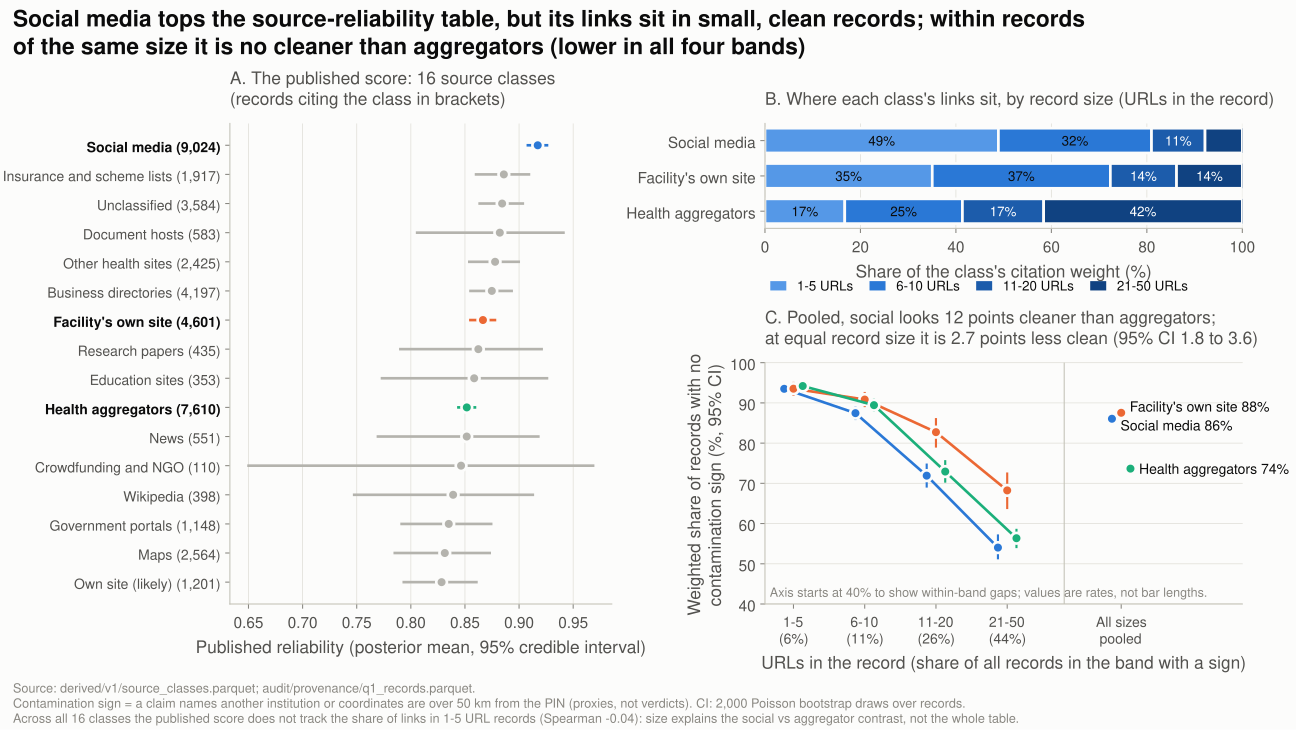

The Python source for this figure:
# Story 2: source reliability by class, and the record-size confound behind "social media is most reliable".
from _common import *  # noqa: F401,F403  # NOTEBOOK-SKIP
from scipy.stats import beta as beta_dist

# Panel A: the published class reliability. Pooled Beta(1 + effective true, 1 + effective false), as in
# derived/v1/README.md; we redraw the interval at 95% from the same Beta.
sc = load("source_classes").set_index("source_class")
a, b = 1 + sc.effective_true, 1 + sc.effective_false
sc["rel"] = a / (a + b)
sc["lo95"], sc["hi95"] = beta_dist.ppf(0.025, a, b), beta_dist.ppf(0.975, a, b)
assert np.allclose(sc.rel, sc.reliability, atol=1e-6), "class reliability no longer matches the published Beta"
sc = sc.sort_values("rel")

# Panels B and C: a record "has a contamination sign" when a claim sentence names another institution (p3c)
# or its coordinates sit more than 50 km from its PIN (p4); audit/provenance/q1_sources.py. Each record counts
# toward a class in proportion to that class's share of its URLs (a record with 4 URLs, 2 on Facebook,
# counts half toward social), the same per-record normalisation the reliability fit uses, without its
# hand-set kind and class multipliers.
R = load("q1_records")
clean = ~(R.p3c_foreign_claim.fillna(False).astype(bool) | R.p4_coord_far_from_pin.fillna(False).astype(bool))
band = size_band(R.n_urls)
FOCUS = [("social", S.CATEGORICAL[0]), ("official", S.CATEGORICAL[1]), ("health_aggregator", S.CATEGORICAL[2])]
rows = []
for c, _ in FOCUS:
    w = (R[f"n_{c}"] / R.n_urls).to_numpy()
    for lab in SIZE_LABELS + ["All sizes"]:
        m = np.ones(len(R), bool) if lab == "All sizes" else (band == lab).to_numpy()
        p, lo, hi = weighted_rate_ci(clean[m], w[m])
        rows.append(dict(source_class=c, size_band=lab, clean_rate=p, lo95=lo, hi95=hi,
                         class_weight=w[m].sum(), records_citing=int(((w > 0) & m).sum())))
st = pd.DataFrame(rows)
tot = st[st.size_band == "All sizes"].set_index("source_class").class_weight
st["weight_share"] = st.class_weight / st.source_class.map(tot)
# Finer size control than four bands: direct standardisation over the exact URL count (1-50) to the size mix
# of all records; record bootstrap for the social minus aggregator gap (added in verification).
nb, yv = R.n_urls.to_numpy(), clean.to_numpy(float)
mix = np.bincount(nb, minlength=51) / len(nb)


def std_clean(idx, w):
    num = np.bincount(nb[idx], weights=w[idx] * yv[idx], minlength=51)
    den = np.bincount(nb[idx], weights=w[idx], minlength=51)
    ok = den > 0
    return (num[ok] / den[ok] * mix[ok]).sum() / mix[ok].sum()


W = {c: (R[f"n_{c}"] / R.n_urls).to_numpy() for c, _ in FOCUS}
std_rate = {c: std_clean(np.arange(len(R)), W[c]) for c in W}
rng = np.random.default_rng(SEED)
gaps = [std_clean(i, W["social"]) - std_clean(i, W["health_aggregator"])
        for i in (rng.integers(0, len(R), len(R)) for _ in range(N_BOOT))]
std_gap = (std_rate["social"] - std_rate["health_aggregator"], *np.percentile(gaps, [2.5, 97.5]))
assert std_gap[2] < 0, "social is no longer below aggregators after exact-size standardisation; reword panel C"
# Does the published score track size across all 16 classes? (It does not; reported, not hidden.)
small_share = pd.Series({c: (R[f"n_{c}"] / R.n_urls)[R.n_urls <= 5].sum() / (R[f"n_{c}"] / R.n_urls).sum()
                         for c in sc.index})
rho = small_share[sc.index].corr(sc.rel, method="spearman")
write_csv(pd.DataFrame([dict(source_class=c, exact_size_standardised_clean_rate=v) for c, v in std_rate.items()]
                       + [dict(source_class="social_minus_aggregator_gap", exact_size_standardised_clean_rate=std_gap[0],
                               lo95=std_gap[1], hi95=std_gap[2])]
                       + [dict(source_class="spearman_reliability_vs_small_record_share_16_classes",
                               exact_size_standardised_clean_rate=rho)]), "s2_size_standardised")
band_rate = R.assign(b=band).groupby("b", observed=True).apply(lambda g: (~clean[g.index]).mean(), include_groups=False)

write_csv(sc.reset_index()[["source_class", "rel", "lo95", "hi95", "effective_true", "effective_false",
                            "n_domains", "n_urls", "n_records"]].rename(columns={"rel": "reliability"}),
          "s2_class_reliability")
write_csv(st, "s2_stratified_clean_rate")

fig = S.plt.figure(figsize=(13.5, 7.6), constrained_layout=True)
ax = fig.subplot_mosaic([["A", "B"], ["A", "C"]], width_ratios=[1, 1.25], height_ratios=[1, 2.3])
S.fig_title(fig, "Social media tops the source-reliability table, but its links sit in small, clean "
                 "records; within records of the same size it is no cleaner than aggregators (lower in all four bands)", wrap=105)

A = ax["A"]
colour = dict(FOCUS)
yy = np.arange(len(sc))
for yi, (c, r) in zip(yy, sc.iterrows()):
    col = colour.get(c, S.OTHER)
    A.plot([r.lo95, r.hi95], [yi, yi], color=col, lw=2, solid_capstyle="butt")
    A.plot(r.rel, yi, "o", color=col, ms=8, mec=S.SURFACE, mew=2)
A.set_yticks(yy, [f"{PRETTY[c]} ({sc.n_records[c]:,})" for c in sc.index], fontsize=10.5)
for t, c in zip(A.get_yticklabels(), sc.index):
    if c in colour:
        t.set_color(S.INK); t.set_fontweight("bold")
A.set_xlabel("Published reliability (posterior mean, 95% credible interval)")
A.grid(axis="y", visible=False)
S.panel_title(A, "A. The published score: 16 source classes\n(records citing the class in brackets)")

B = ax["B"]
for i, (c, col) in enumerate(FOCUS):
    left = 0
    shares = st[(st.source_class == c) & (st.size_band != "All sizes")].weight_share.to_numpy()
    for j, s_ in enumerate(shares):
        B.barh(i, s_ * 100, left=left, color=S.SEQUENTIAL_ORDINAL[2 + 2 * j], height=0.7, **S.bar_style())
        if s_ > 0.08:
            B.text(left + s_ * 50, i, f"{s_ * 100:.0f}%", ha="center", va="center", fontsize=10,
                   color=S.INK if j < 2 else "#ffffff")
        left += s_ * 100
B.set_yticks(range(len(FOCUS)), [PRETTY[c] for c, _ in FOCUS])
B.invert_yaxis()
B.set_xlim(0, 100)
B.set_xlabel("Share of the class's citation weight (%)")
B.grid(axis="y", visible=False)
B.legend(handles=[S.matplotlib.patches.Patch(color=S.SEQUENTIAL_ORDINAL[2 + 2 * j], label=f"{lab} URLs")
                  for j, lab in enumerate(SIZE_LABELS)], ncol=4, loc="upper left", bbox_to_anchor=(0, -0.42),
         fontsize=10, handlelength=1.2, columnspacing=1.2, borderaxespad=0)
S.panel_title(B, "B. Where each class's links sit, by record size (URLs in the record)")

C = ax["C"]
xpos = {lab: i for i, lab in enumerate(SIZE_LABELS)} | {"All sizes": len(SIZE_LABELS) + 0.6}
for k, (c, col) in enumerate(FOCUS):
    d = st[st.source_class == c]
    off = (k - 1) * 0.13
    xs = np.array([xpos[l] for l in d.size_band]) + off
    inb = (d.size_band != "All sizes").to_numpy()
    C.plot(xs[inb], 100 * d.clean_rate[inb], color=col, lw=2)
    for x, r in zip(xs, d.itertuples()):
        C.plot([x, x], [100 * r.lo95, 100 * r.hi95], color=col, lw=1.6)
        C.plot(x, 100 * r.clean_rate, "o", color=col, ms=8, mec=S.SURFACE, mew=2)
    pooled = d[d.size_band == "All sizes"].iloc[0]
    C.text(xs[-1] + 0.12, 100 * pooled.clean_rate + {"social": -1.6, "official": 1.6}.get(c, 0),
           f"{PRETTY[c]} {100 * pooled.clean_rate:.0f}%",
           va="center", fontsize=10.5, color=S.INK)
C.axvline(len(SIZE_LABELS) - 0.2, color=S.AXIS, lw=0.8)
C.tick_params(axis="x", labelsize=10.5)
C.set_xticks(list(xpos.values()), [f"{l}\n({band_rate[l]:.0%})" for l in SIZE_LABELS] + ["All sizes\npooled"])
C.set_xlim(-0.4, len(SIZE_LABELS) + 2.3)
C.set_ylim(40, 100)
C.set_ylabel("Weighted share of records with no\ncontamination sign (%, 95% CI)")
C.set_xlabel("URLs in the record (share of all records in the band with a sign)")
C.grid(axis="x", visible=False)
pg = st[st.size_band == "All sizes"].set_index("source_class").clean_rate
S.panel_title(C, f"C. Pooled, social looks {100 * (pg['social'] - pg['health_aggregator']):.0f} points cleaner than aggregators;\n"
                 f"at equal record size it is {-100 * std_gap[0]:.1f} points less clean "
                 f"(95% CI {-100 * std_gap[2]:.1f} to {-100 * std_gap[1]:.1f})")
C.text(0.01, 0.03, "Axis starts at 40% to show within-band gaps; values are rates, not bar lengths.",
       transform=C.transAxes, fontsize=9.5, color=S.MUTED)
S.source_note(fig, src("source_classes", "q1_records") + ".\nContamination sign = a claim names another "
                   "institution or coordinates are over 50 km from the PIN (proxies, not verdicts). "
                   "CI: 2,000 Poisson bootstrap draws over records.\n"
                   f"Across all 16 classes the published score does not track the share of links in 1-5 URL records "
                   f"(Spearman {rho:.2f}): size explains the social vs aggregator contrast, not the whole table.")

g = st.set_index(["source_class", "size_band"])
S.save(fig, OUT / "s2_simpson", alt_text=(
    f"Panel A ranks 16 source classes by the published reliability score; social media is highest at "
    f"{sc.rel['social']:.3f} (95% credible interval {sc.lo95['social']:.3f} to {sc.hi95['social']:.3f}), facility "
    f"websites {sc.rel['official']:.3f}, health aggregators {sc.rel['health_aggregator']:.3f}. Panel B shows "
    f"{100 * g.weight_share['social', '1-5']:.0f}% of social media's citation weight sits in records with 1 to 5 "
    f"URLs, against {100 * g.weight_share['official', '1-5']:.0f}% for own websites and "
    f"{100 * g.weight_share['health_aggregator', '1-5']:.0f}% for aggregators, and small records are cleaner "
    f"({band_rate['1-5']:.0%} flagged vs {band_rate['21-50']:.0%} for 21 to 50 URLs). Panel C: pooled over all "
    f"sizes, social-weighted records are {100 * g.clean_rate['social', 'All sizes']:.0f}% clean against "
    f"{100 * g.clean_rate['health_aggregator', 'All sizes']:.0f}% for aggregators, but within each size band "
    f"social is equal or lower ({100 * g.clean_rate['social', '21-50']:.0f}% vs "
    f"{100 * g.clean_rate['health_aggregator', '21-50']:.0f}% in 21 to 50 URL records); matched on exact record size, "
    f"social is {-100 * std_gap[0]:.1f} points less clean (95% CI {-100 * std_gap[2]:.1f} to {-100 * std_gap[1]:.1f}). A Simpson's "
    f"reversal on the audit proxy. Across all 16 classes the published score does not track the share of links in small "
    f"records (Spearman {rho:.2f}), so record size explains this contrast, not the whole table."))
print("s2:\n", st.round(3).to_string(), "\n", band_rate.round(3).to_dict())
